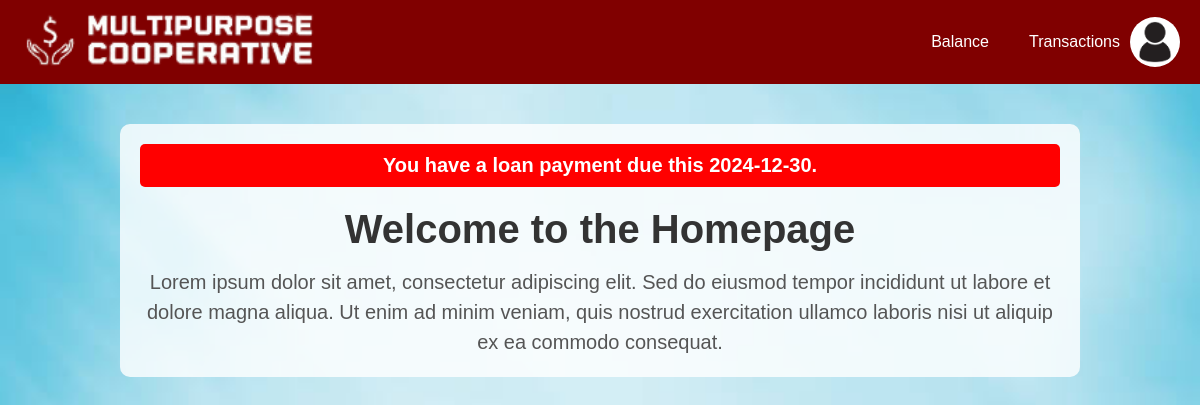
/coop/homepage.php (signed in), run on the app's committed database.
### tables this page shows
CREATE TABLE `Member` (
  `User_id` int(5) NOT NULL,
  `Name` varchar(100) NOT NULL,
  `Email` varchar(100) NOT NULL,
  `Password` varchar(20) NOT NULL,
  `ProfilePic` varchar(30) NOT NULL,
  `Balance` decimal(10,2) DEFAULT NULL
);

CREATE TABLE `Invoice` (
  `Invoice_id` int(10) NOT NULL,
  `Member_id` int(10) NOT NULL,
  `Pay` decimal(10,2) NOT NULL,
  `Due` date NOT NULL,
  `Status` varchar(20) NOT NULL,
  `OverdueEmail` varchar(3) NOT NULL
);

### coop/homepage.php (the view, shortened to what this page needs)
<?php
include 'dbconnect.php';
$role = isset($_SESSION['role']) ? $_SESSION['role'] : '';
$userID = isset($_SESSION['UserID']) ? $_SESSION['UserID'] : '';
$profileImagePath = 'uploads/admin.jpg';
if ($role === 'Member') {
    $sql_invoice_check = "SELECT Due FROM Invoice WHERE Member_id = '$userID' AND Status = 'Pending'";
    $result_invoice_check = $conn->query($sql_invoice_check);
    if ($result_invoice_check && $result_invoice_check->num_rows > 0) {
        $invoice = $result_invoice_check->fetch_assoc();
        $notification = "You have a loan payment due this " . $invoice['Due'] . ".";
    }
}
if ($userID && $role) {
    if ($role === 'Administrator') {
        $sql = "SELECT * FROM Administrator WHERE User_id = '$userID'";
    } elseif ($role === 'Accountant') {
        $sql = "SELECT * FROM Accountant WHERE User_id = '$userID'";
    } elseif ($role === 'Member') {
        $sql = "SELECT * FROM Member WHERE User_id = '$userID'";
    } else {
        echo "Invalid role or table.";
    }
    if (!empty($sql)) {
        $result = $conn->query($sql);
        if ($result && $result->num_rows > 0) {
            $user = $result->fetch_assoc();
            $profileImagePath = isset($user['ProfilePic']) && !empty($user['ProfilePic']) ? $user['ProfilePic'] : 'uploads/admin.jpg';
        }
    }
    else {
        echo "Invalid role or table.";
    }
}
?>
<!DOCTYPE html>
<html lang="en">
<head>
    <link rel="stylesheet" href="style.css">
</head>
<body>
    <div class="top-banner">
        <div class="logo">
            <a href="homepage.php"><img src="logo.png" alt="Logo"></a>
        </div>
        <div class="menu-bar">
            <?php
                if (isset($role) && $role === 'Member') {
                    echo '<a href="balance.php">Balance</a>';
                } else {
                    echo '<a href="activeloans.php">Loans</a>';
                }
            ?>
            <?php
                if (isset($role) && $role === 'Member') {
            ?>
                <a href="memtransac_history.php">Transactions</a>
            <?php } ?>
        </div>
        <div class="profile">
            <button class="profile-btn" onclick="toggleMenu()">
                <img src="<?php echo $profileImagePath; ?>" alt="Profile Picture">
            </button>
        </div>
    </div>
    <div class="content">
        <?php if (!empty($notification)) { ?>
            <div class="notification">
                <label><?php echo $notification; ?></label>
            </div>
        <?php } ?>
        <h2 style = "font-size: 40px;">Welcome to the Homepage</h2>
        <p style = "font-size: 20px;">
            Lorem ipsum dolor sit amet, consectetur adipiscing elit. Sed do eiusmod tempor incididunt ut labore et dolore magna aliqua. Ut enim ad minim veniam, quis nostrud exercitation ullamco laboris nisi ut aliquip ex ea commodo consequat.
        </p>
    </div>
</body>
</html>

### coop/style.css (style rules this page uses)
* { margin: 0; padding: 0; box-sizing: border-box; font-family: Arial, sans-serif; }
body { background-image: url('homepagebg.jpg'); background-size: cover; background-repeat: no-repeat; background-attachment: fixed; }
.top-banner { display: flex; justify-content: space-between; align-items: center; background-color: #800000; color: white; padding: 10px 20px; position: relative; z-index: 10; }
.logo { display: flex; align-items: center; }
.logo img { width: 300px; height: 60px; margin-right: 15px; }
.menu-bar { display: flex; gap: 20px; margin-left: auto; align-items: center; }
.menu-bar a { text-decoration: none; color: white; font-size: 16px; padding: 5px 10px; transition: background-color 0.3s; }
.profile { display: flex; align-items: center; gap: 15px; }
.profile-btn { border: none; background: none; cursor: pointer; display: inline-block; width: 50px; height: 50px; border-radius: 50%; overflow: hidden; }
.profile-btn img { width: 100%; height: 100%; object-fit: cover; }

### coop/homepage.php (style rules this page uses)
.content { margin-top: 20px; padding: 20px; background: rgba(255, 255, 255, 0.8); border-radius: 10px; width: 80%; margin: 40px auto; text-align: center; }
.content h2 { color: #333; margin-bottom: 15px; }
.content p { color: #555; font-size: 16px; line-height: 1.5; }
.notification { background-color: red; color: white; padding: 10px; margin-bottom: 20px; border-radius: 5px; text-align: center; font-weight: bold; font-size: 20px; }

### data on the page
member: ProfilePic (picture)
invoice: Due "You have a loan payment due this 2024-12-30."
